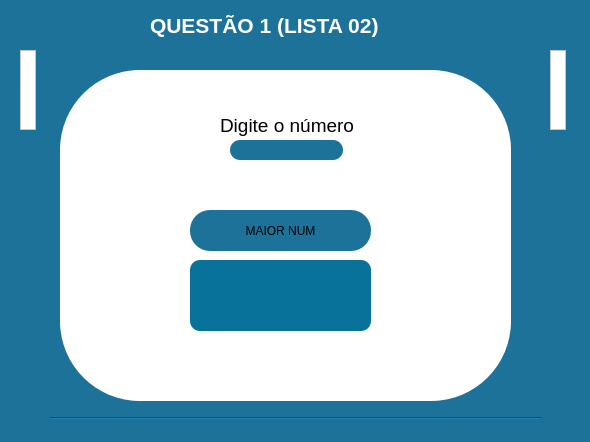
<?xml version="1.0" encoding="UTF-8"?>
<ui version="4.0">
 <class>MainWindow</class>
 <widget class="QMainWindow" name="MainWindow">
  <property name="geometry">
   <rect>
    <x>0</x>
    <y>0</y>
    <width>590</width>
    <height>442</height>
   </rect>
  </property>
  <property name="windowTitle">
   <string>MainWindow</string>
  </property>
  <property name="styleSheet">
   <string notr="true">background-color: rgb(29, 114, 154);</string>
  </property>
  <widget class="QWidget" name="centralwidget">
   <widget class="QWidget" name="widget" native="true">
    <property name="geometry">
     <rect>
      <x>60</x>
      <y>70</y>
      <width>451</width>
      <height>331</height>
     </rect>
    </property>
    <property name="styleSheet">
     <string notr="true">QWidget{
	background-color: rgb(255, 255, 255);
	border-radius:80px;
}
</string>
    </property>
    <widget class="QLabel" name="label">
     <property name="geometry">
      <rect>
       <x>160</x>
       <y>30</y>
       <width>181</width>
       <height>51</height>
      </rect>
     </property>
     <property name="text">
      <string>&lt;html&gt;&lt;head/&gt;&lt;body&gt;&lt;p&gt;&lt;span style=&quot; font-size:14pt;&quot;&gt;Digite o número &lt;/span&gt;&lt;/p&gt;&lt;/body&gt;&lt;/html&gt;</string>
     </property>
    </widget>
    <widget class="QLineEdit" name="lineEdit1">
     <property name="geometry">
      <rect>
       <x>170</x>
       <y>70</y>
       <width>113</width>
       <height>20</height>
      </rect>
     </property>
     <property name="styleSheet">
      <string notr="true">QLineEdit{
	background-color: rgb(29, 114, 154);
	border-radius: 10px;
	font-size: 15px;
	text-align:center;
}</string>
     </property>
    </widget>
    <widget class="QLabel" name="mostrar_2">
     <property name="geometry">
      <rect>
       <x>130</x>
       <y>190</y>
       <width>181</width>
       <height>71</height>
      </rect>
     </property>
     <property name="styleSheet">
      <string notr="true">QLabel{
	background-color: rgb(9, 114, 154);
	border-radius: 10px;
	font-size: 15px;
	text-align:center;

}</string>
     </property>
     <property name="text">
      <string>&lt;html&gt;&lt;head/&gt;&lt;body&gt;&lt;p&gt;&lt;br/&gt;&lt;/p&gt;&lt;/body&gt;&lt;/html&gt;</string>
     </property>
    </widget>
    <widget class="QPushButton" name="mostrar">
     <property name="geometry">
      <rect>
       <x>130</x>
       <y>140</y>
       <width>181</width>
       <height>41</height>
      </rect>
     </property>
     <property name="styleSheet">
      <string notr="true">QPushButton{
	background-color: rgb(29, 114, 154);
	border-radius:20px;
}</string>
     </property>
     <property name="text">
      <string>MAIOR NUM</string>
     </property>
    </widget>
    <zorder>mostrar</zorder>
    <zorder>label</zorder>
    <zorder>lineEdit1</zorder>
    <zorder>mostrar_2</zorder>
   </widget>
   <widget class="QFrame" name="frame">
    <property name="geometry">
     <rect>
      <x>20</x>
      <y>50</y>
      <width>16</width>
      <height>80</height>
     </rect>
    </property>
    <property name="styleSheet">
     <string notr="true">background-color: rgb(255, 255, 255);</string>
    </property>
    <property name="frameShape">
     <enum>QFrame::StyledPanel</enum>
    </property>
    <property name="frameShadow">
     <enum>QFrame::Raised</enum>
    </property>
   </widget>
   <widget class="QFrame" name="frame_2">
    <property name="geometry">
     <rect>
      <x>550</x>
      <y>50</y>
      <width>16</width>
      <height>80</height>
     </rect>
    </property>
    <property name="styleSheet">
     <string notr="true">background-color: rgb(255, 255, 255);</string>
    </property>
    <property name="frameShape">
     <enum>QFrame::StyledPanel</enum>
    </property>
    <property name="frameShadow">
     <enum>QFrame::Raised</enum>
    </property>
   </widget>
   <widget class="Line" name="line">
    <property name="geometry">
     <rect>
      <x>50</x>
      <y>410</y>
      <width>491</width>
      <height>16</height>
     </rect>
    </property>
    <property name="orientation">
     <enum>Qt::Horizontal</enum>
    </property>
   </widget>
   <widget class="QLabel" name="label_4">
    <property name="geometry">
     <rect>
      <x>150</x>
      <y>10</y>
      <width>281</width>
      <height>31</height>
     </rect>
    </property>
    <property name="text">
     <string>&lt;html&gt;&lt;head/&gt;&lt;body&gt;&lt;p&gt;&lt;span style=&quot; font-size:16pt; font-weight:600; color:#ffffff;&quot;&gt;QUESTÃO 1 (LISTA 02)&lt;/span&gt;&lt;/p&gt;&lt;/body&gt;&lt;/html&gt;</string>
    </property>
   </widget>
  </widget>
 </widget>
 <resources/>
 <connections/>
</ui>
